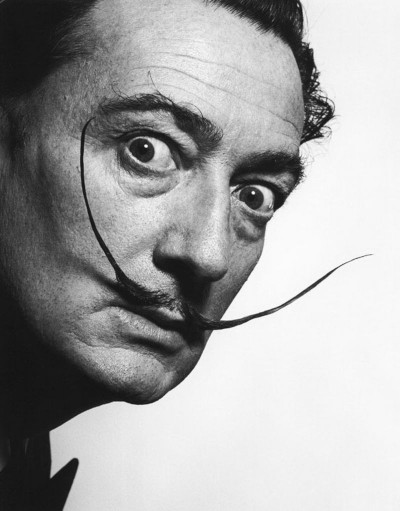
#> input picture src/img/dali_small.jpg, 400 x 511 px
$ jupyter execute edge-based-b.ipynb
#> lines starting #> are read from the running program, lines starting #| are printed output that depends on the picture; after the words box and inside, x2 and y2 are one past the last pixel; in counts of white or black regions, pixels touching at a corner belong together
# Imports

[cell 1]
from PIL import Image, ImageOps, ImageDraw, ImageEnhance
from bresenham import bresenham
from skimage.color import rgb2gray
from skimage.draw import line
import numpy as np
import matplotlib.pyplot as plt
import sys
import cv2
import dlib

# Parameters

[cell 2]
# Parameters
INPUT_IMAGE_PATH = "img/dali_small.jpg"
OUTPUT_IMAGE_PATH = "out/" + INPUT_IMAGE_PATH[4:]
NAIL_DISTANCE = 10
LINE_DARKNESS = 170
ITERATIONS = 2000

MASK_BACKGROUND_COLOR = 100
MASK_FACE_COLOR = 120
MASK_FEATURES_COLOR = 150


# [8 lines of commented-out code are left out]

[cell 3]
#
# Display
#
def display_threads(lines, image):
    canvas = image.copy()
    for line in lines:
        draw = ImageDraw.Draw(canvas)
        draw.line((line[0][0], line[0][1], line[1][0], line[1][1]), fill=0, width=1)
    display(canvas)

def display_nails(nails, image):
    canvas = image.copy()
    for nail in nails:
        canvas.putpixel((int(nail[0]), int(nail[1])), 0)
    display(canvas)


#
# Image
#
def get_input_image():
    image = Image.open(INPUT_IMAGE_PATH).convert('L')
    image = ImageEnhance.Contrast(image).enhance(1.5)
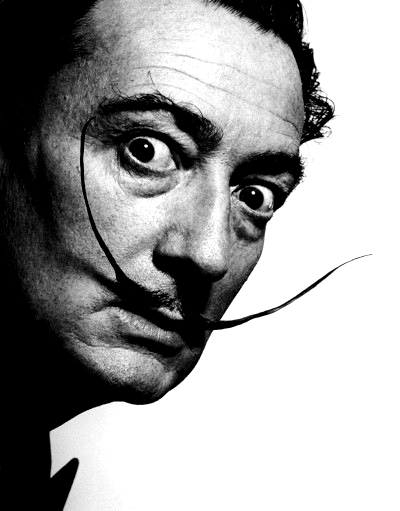
#> image: PIL image 400x511 L; min 0, max 255, mean 159.9
    return image

def generate_new_image(dimensions):
    return Image.new('L', dimensions, 255)

def generate_input_image_edges():
    t_lower = 100
    t_upper = 200
    filter = 3
    image = get_input_image()
    return Image.fromarray(cv2.Canny(np.array(image), t_lower, t_upper, apertureSize=filter))
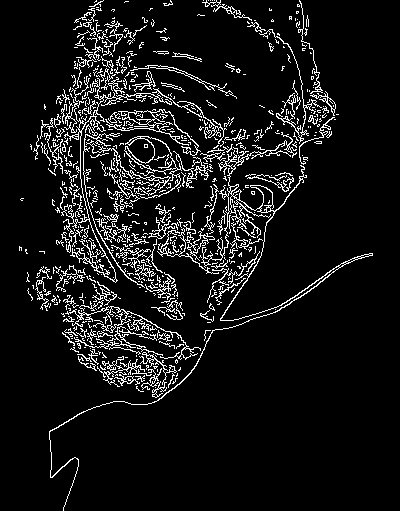
#> returned value: PIL image 400x511 L; 8.4% white in thin lines or dots, all inside (x1, y1, x2, y2) = (19, 0, 373, 511)

def draw_line(image, line, color):
    draw = ImageDraw.Draw(image)
    draw.line((line[0][0], line[0][1], line[1][0], line[1][1]), fill=color, width=1)
    return image

def draw_point(image, point, color):
    draw = ImageDraw.Draw(image)
    draw.point((point[0], point[1]), fill=color)
    return image

#
# Points
#
def generate_nail_positions(dimensions):
    nails = []

    x0, y0 = 0, 0
    x1, y1, = dimensions[0] - 1, 0
    x2, y2 = dimensions[0] - 1, dimensions[1] - 1
    x3, y3 = 0, dimensions[1] - 1

    for i in range(x0, x1, NAIL_DISTANCE):
        nails.append((i, y0))

    for i in range(y1, y2, NAIL_DISTANCE):
        nails.append((x1, i))

    for i in range(x2, x3, -NAIL_DISTANCE):
        nails.append((i, y2))

    for i in range(y3, y0, -NAIL_DISTANCE):
        nails.append((x3, i))

    return nails


def is_on_same_edge(point1, point2, dimensions):
    if point1[0] == 0 and point2[0] == 0:
        return True
    if point1[0] == dimensions[0] - 1 and point2[0] == dimensions[0] - 1:
        return True
    if point1[1] == 0 and point2[1] == 0:
        return True
    if point1[1] == dimensions[1] - 1 and point2[1] == dimensions[1] - 1:
        return True
    return False

def generate_thread_positions(nails, dimensions):
    threads = []
    for i in range(0, len(nails)):
        for j in range(i, len(nails)):
            if is_on_same_edge(nails[i], nails[j], dimensions):
                continue
            threads.append((nails[i], nails[j]))
    return threads

def get_threads_from_nail(threads, nail):
    threads_from_nail = []
    for thread in threads:
        if nail in thread:
            threads_from_nail.append(thread)
    return threads_from_nail


def get_other_end_of_thread(thread, nail):
    if nail == thread[0]:
        return thread[1]
    else:
        return thread[0]

def generate_nail_to_threads_dictionary(nails, threads):
    nail_to_thread_dictionary = {}
    for nail in nails:
        nail_to_thread_dictionary[nail] = get_threads_from_nail(threads, nail)
    return nail_to_thread_dictionary

def generate_thread_to_points_dictionary(threads):
    thread_to_points_dictionary = {}
    for thread in threads:
        a, b = line(thread[0][0], thread[0][1], thread[1][0], thread[1][1])
        points = []
        for i in range(len(a)):
            points.append((a[i], b[i]))
        thread_to_points_dictionary[thread] = points
    return thread_to_points_dictionary


#
# Test
#
input_image = get_input_image()
input_image_edges = generate_input_image_edges()
output_image = generate_new_image(input_image.size)
#> output_image: PIL image 400x511 L; every value is 255

nails = generate_nail_positions(input_image.size)
threads = generate_thread_positions(nails, input_image.size)

ntt = generate_nail_to_threads_dictionary(nails, threads)
ttp = generate_thread_to_points_dictionary(threads)

# [20 lines of commented-out code are left out]

[cell 4]
# calculetes how much inputting this thread will decrease the quality of input image, hence improving the output image
def get_thread_panelty(thread, ttp, input_image, input_image_mask):

    input_image_array = np.asarray(input_image, dtype="int32")
    input_image_sum = input_image_array.sum()
    input_image_avg = input_image_sum / input_image_array.size
    # print("Input image avg: " + str(input_image_avg))

    new_image_array = input_image_array.copy()
    # set values of point in list to 0
    # print(new_image_array[500][500])

    for point in ttp[thread]:
        print(point)
        # new_image_array[point[0], point[1]] = 255
    new_image_sum = new_image_array.sum()
    new_image_avg = new_image_sum / new_image_array.size
    # print("New image avg: " + str(new_image_avg))

    return abs(input_image_avg - new_image_avg)

    # input_image_mask_array = np.asarray(input_image_mask, dtype="int32") / 255
    # print(input_image_mask_array)


    # >>> a = np.array([[0,1,2],[2,2,3]])
    # >>> a
    # array([[0, 1, 2],
    #        [2, 2, 3]])
    # >>> weights = np.array([16,4,2])
    # >>> np.dot(a,weights)
    # array([ 8, 46])


    # # input_weighted_sum =
    # input_weighted_avg = input_weighted_sum / input_image_array.size
    # print("Input weighted avg: " + str(input_weighted_avg))


    pixels = ttp[thread]
    old = []
    new = []
    w = []
    for pixel in pixels:
        old.append(input_image.getpixel(pixel))
        new.append(max(input_image.getpixel(pixel) - LINE_DARKNESS, 0))
        w.append(input_image_mask.getpixel(pixel)/255)

    old = np.array(old)
    new = np.array(new)
    w = np.array(w)

    new_w_pixel_values = new * w
    old_w_pixel_values = old * w
    new_penalty = new_w_pixel_values.sum() - 0.55*new_w_pixel_values[new < 0].sum()
    old_penalty = old_w_pixel_values.sum() - 0.55*old_w_pixel_values[old < 0].sum()

    return old_penalty - new_penalty


    for i in ttp[thread]:
        inaccuracy += Math.max(input_image.getpixel(i) * input_image_mask.getpixel(i)) - Math.min(input_image.getpixel(i)*input_image_mask.getpixel(i))
    return inaccuracy / len(ttp[thread])

def get_best_fitting_thread(threads, ttp, input_image, input_image_edges): # which thread cover the most black and the least white
    best_fitting_thread = None
    best_fitting_thread_penalty = 10000000
    for thread in threads:
        penalty = get_thread_panelty(thread, ttp, input_image, input_image_edges)
        if penalty < best_fitting_thread_penalty:
            best_fitting_thread = thread
            best_fitting_thread_penalty = penalty
    return best_fitting_thread


used_threads = []
current_nail = nails[0] # might change to start from a different nail
#> current_nail = (0, 0)
current_input_image = input_image.copy()

for i in range(0, ITERATIONS):

    print("Current nail #", i, ": ", str(current_nail))
    if i % 100 == 0:
        display_threads(used_threads, output_image)
        display(current_input_image)

    # Make dictionary nail to threads
    current_threads = ntt[current_nail]

    # print("Current threads: ", str(current_threads))

    selected_thread = get_best_fitting_thread(current_threads, ttp, current_input_image, input_image_edges)
    # selected_thread = current_threads[np.random.randint(0, len(current_threads))]

    used_threads.append(selected_thread)
    ntt[current_nail].remove(selected_thread)
    ntt[get_other_end_of_thread(selected_thread, current_nail)].remove(selected_thread)

    if len(ntt[current_nail]) == 1: # If only one thread left, nail is done
        for thread in ntt[current_nail]:
            ntt[current_nail].remove(thread)
            ntt[get_other_end_of_thread(thread, current_nail)].remove(thread)


    draw_line(current_input_image, selected_thread, 255 - LINE_DARKNESS)
    current_nail = get_other_end_of_thread(selected_thread, current_nail)

current_input_image.save('nails.png')
display_threads(used_threads, output_image)
